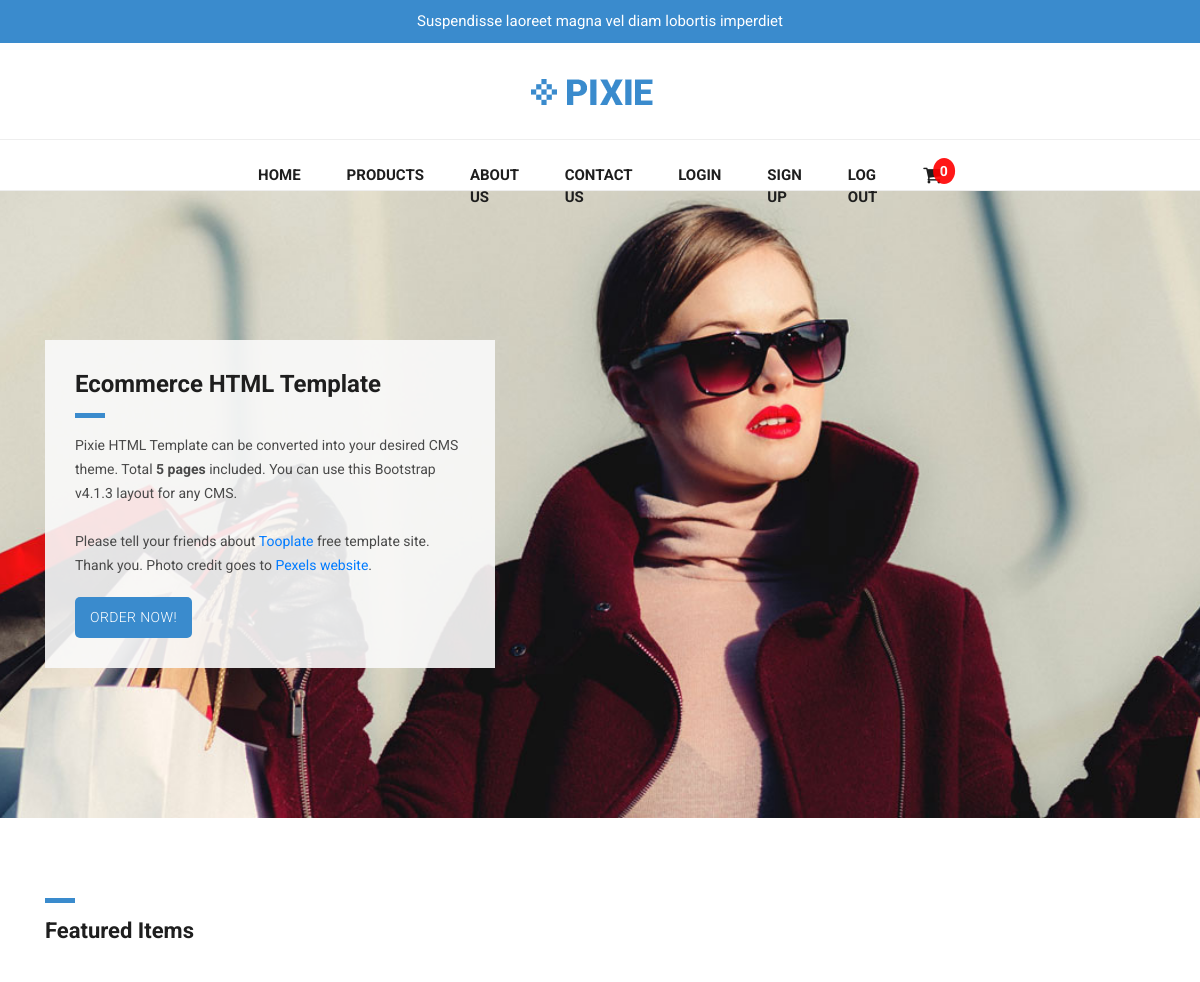
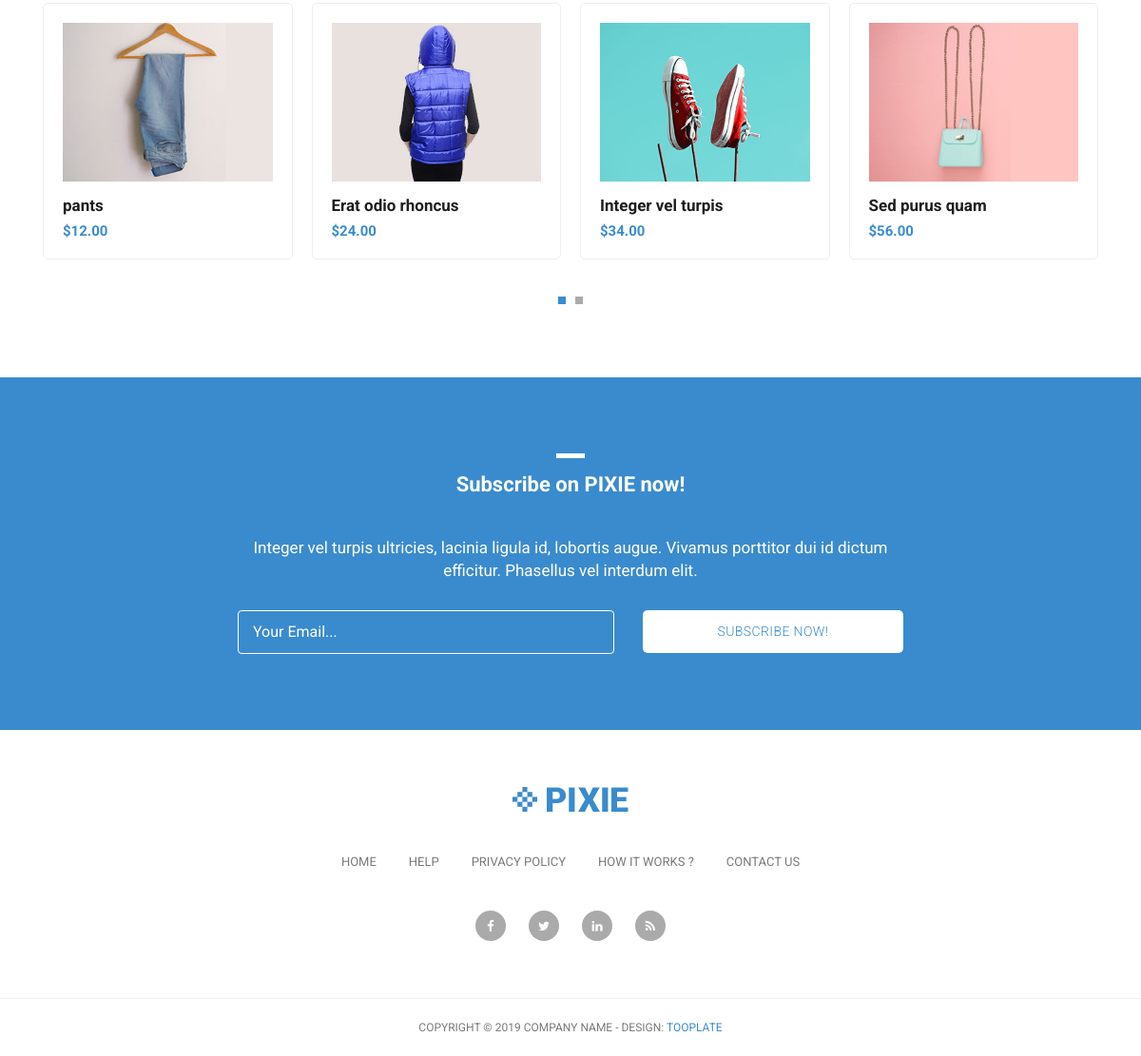
The app's page / (signed in) with its own data (2 pictures, top to bottom).
### ecommerce/models.py (models this page shows, shortened)
class Product(models.Model):
    name = models.CharField(max_length=200 , null=True)
    price = models.DecimalField(max_digits=7 , decimal_places=2)
    image = models.ImageField(null=True , blank=True)
    description = models.TextField(null=True , blank=True)
    @property
    def imageUrl(self):
        try:
            url = self.image.url
        except:
            url = ''
        return url

### ecommerce/views.py (the view)
# urls.py: path('', views.index, name='index'),
def index(request):
    if request.user.is_authenticated:
        customer = request.user.customer
        order, created = Order.objects.get_or_create(customer=customer , complete = False)
        items = order.orderitem_set.all()
        cartItems = order.get_cart_item
    else:
        pass
    products = Product.objects.all()
    context = {'products': products, 'cartItems': cartItems}
    return render(request, 'ecommerce/index.html', context)

### ecommerce/models.py (called while the page is built)
    @property
    def get_cart_item(self):
        orderitems = self.orderitem_set.all()
        total = sum([item.quantity for item in orderitems])
        return total

### ecommerce/templates/ecommerce/index.html
{% extends 'ecommerce/base.html' %}
{% block content %}
<div class="banner">
  <div class="container">
    <div class="row">
      <div class="col-md-12">
        <div class="caption">
          <h2>Ecommerce HTML Template</h2>
          <div class="line-dec"></div>
          <p>
            Pixie HTML Template can be converted into your desired CMS theme.
            Total <strong>5 pages</strong> included. You can use this Bootstrap
            v4.1.3 layout for any CMS. <br /><br />Please tell your friends
            about
            <a rel="nofollow" href="https://www.facebook.com/tooplate/"
              >Tooplate</a
            >
            free template site. Thank you. Photo credit goes to
            <a rel="nofollow" href="https://www.pexels.com">Pexels website</a>.
          </p>
          <div class="main-button">
            <a href="#">Order Now!</a>
          </div>
        </div>
      </div>
    </div>
  </div>
</div>
<div class="featured-items">
  <div class="container">
    <div class="row">
      <div class="col-md-12">
        <div class="section-heading">
          <div class="line-dec"></div>
          <h1>Featured Items</h1>
        </div>
      </div>
      <div class="col-md-12">
        <div class="owl-carousel owl-theme">
          {% for product in products %}
          <a href="{% url 'singleProduct' product.id%}">
            <div class="featured-item">
              <img src="{{product.imageUrl}}" alt="{{product.name}} image" />
              <h4>{{product.name}}</h4>
              <h6>${{product.price}}</h6>
            </div>
          </a>
          {% endfor %}
        </div>
      </div>
    </div>
  </div>
</div>
{% endblock %}

### ecommerce/static/css/tooplate-main.css (style rules this page uses)
body { font-family: 'Roboto', sans-serif; transition: all 0.5s; }
p { margin-bottom: 0px; font-size: 14px; color: #4a4a4a; line-height: 24px; }
a { text-decoration: none!important; }
.main-button a { background-color: #3a8bcd; border-radius: 5px; padding: 10px 15px; display: inline-block; color: #fff; font-size: 14px; text-transform: uppercase; font-weight: 300; letter-spacing: 0.4px; text-decoration: none; transition: all 0.5s; }
.section-heading { margin-top: 80px; margin-bottom: 40px; }
.section-heading .line-dec { width: 30px; height: 5px; background-color: #3a8bcd; }
.section-heading h1 { font-size: 22px; font-weight: 700; color: #1e1e1e; margin-top: 15px; }
.banner { margin-top: 50px; background-image: url(../images/banner-bg.jpg); background-size: cover; background-repeat: no-repeat; padding: 150px 0px; background-position: center center; }
.banner .caption { background-color: rgba(250,250,250,0.9); padding: 30px; max-width: 450px; }
.banner .caption h2 { margin-top: 0px; margin-bottom: 15px; font-size: 24px; font-weight: 700; color: #1e1e1e; }
.banner .caption .line-dec { width: 30px; height: 5px; background-color: #3a8bcd; }
.banner .caption p { margin-top: 15px; margin-bottom: 20px; }
.featured-items { margin-bottom: 70px; }
.featured-item { border-radius: 5px; border: 1px solid #eee; padding: 20px; transition: all 0.5s; }
.featured-item img { width: 100%; }
.featured-item h4 { font-size: 17px; font-weight: 700; color: #1e1e1e; margin-top: 15px; transition: all 0.5s; }
.featured-item h6 { color: #3a8bcd; font-size: 15px; font-weight: 700; margin-bottom: 0px; }

### records on screen
Product: imageUrl (picture), name "pants", price "12.00"
Product: imageUrl (picture), name "Erat odio rhoncus", price "24.00"
Product: imageUrl (picture), name "Integer vel turpis", price "34.00"
Product: imageUrl (picture), name "Sed purus quam", price "56.00"

### other values on screen
{{ cartItems|floatformat:0 }} "0"
